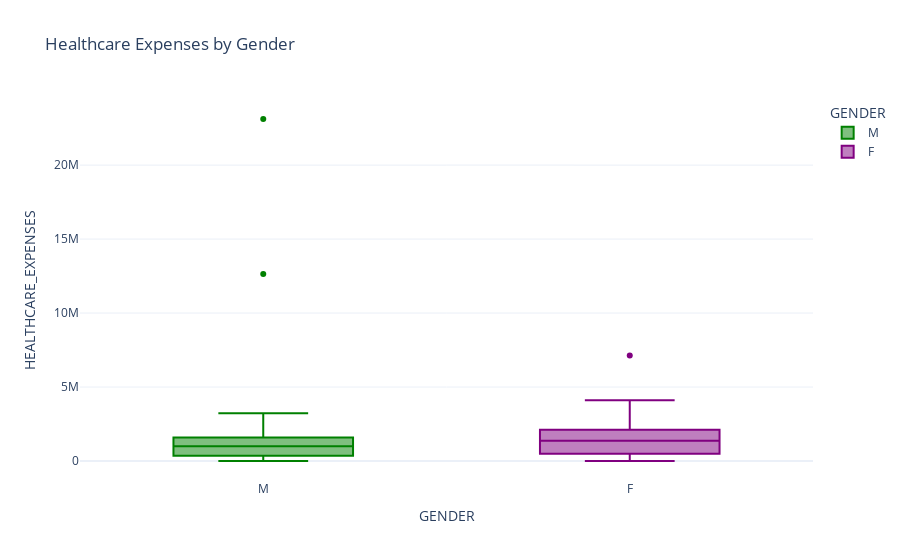

Notebook code for this chart:
### Markdown cell above
## Question 2 Answer

Let’s analyze how healthcare expenses vary between male and female patients.

### Code cell
fig_expense = px.box(patients_df, x='GENDER', y='HEALTHCARE_EXPENSES',
                     title='Healthcare Expenses by Gender', template='plotly_white', color = 'GENDER', color_discrete_sequence=['green', 'purple'])
fig_expense.show()

### Figure 1 — Plotly figure (JSON) as saved in the notebook; plotly's stock layout.template omitted (floating-point values rounded to 4 significant figures; data arrays with more than 128 entries replaced by an {"elided": "..."} marker saying what was removed)
{"data": [{"alignmentgroup": "True", "hovertemplate": "GENDER=%{x}<br>HEALTHCARE_EXPENSES=%{y}<extra></extra>", "legendgroup": "M", "marker": {"color": "green"}, "name": "M", "notched": false, "offsetgroup": "M", "orientation": "v", "showlegend": true, "type": "box", "x": {"elided": "547 str values"}, "x0": " ", "xaxis": "x", "y": {"elided": "547 float values"}, "y0": " ", "yaxis": "y"}, {"alignmentgroup": "True", "hovertemplate": "GENDER=%{x}<br>HEALTHCARE_EXPENSES=%{y}<extra></extra>", "legendgroup": "F", "marker": {"color": "purple"}, "name": "F", "notched": false, "offsetgroup": "F", "orientation": "v", "showlegend": true, "type": "box", "x": {"elided": "616 str values"}, "x0": " ", "xaxis": "x", "y": {"elided": "616 float values"}, "y0": " ", "yaxis": "y"}], "layout": {"autosize": true, "boxmode": "overlay", "legend": {"title": {"text": "GENDER"}, "tracegroupgap": 0}, "title": {"text": "Healthcare Expenses by Gender"}, "xaxis": {"anchor": "y", "autorange": true, "categoryarray": ["M", "F"], "categoryorder": "array", "domain": [0, 1], "range": [-0.5, 1.5], "title": {"text": "GENDER"}, "type": "category"}, "yaxis": {"anchor": "x", "autorange": true, "domain": [0, 1], "range": [-1283000.0, 24400000.0], "title": {"text": "HEALTHCARE_EXPENSES"}, "type": "linear"}}}
